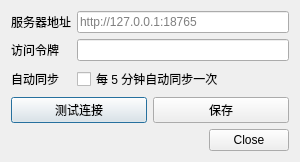
<?xml version="1.0" encoding="UTF-8"?>
<ui version="4.0">
 <class>SyncSettingsDialog</class>
 <widget class="QDialog" name="SyncSettingsDialog">
  <property name="geometry">
   <rect>
    <x>0</x>
    <y>0</y>
    <width>300</width>
    <height>151</height>
   </rect>
  </property>
  <property name="windowTitle">
   <string>同步设置</string>
  </property>
  <layout class="QFormLayout" name="formLayout">
   <item row="0" column="0">
    <widget class="QLabel" name="labelUrl">
     <property name="text">
      <string>服务器地址</string>
     </property>
    </widget>
   </item>
   <item row="0" column="1">
    <widget class="QLineEdit" name="editServerUrl">
     <property name="placeholderText">
      <string>http://127.0.0.1:18765</string>
     </property>
    </widget>
   </item>
   <item row="1" column="0">
    <widget class="QLabel" name="labelToken">
     <property name="text">
      <string>访问令牌</string>
     </property>
    </widget>
   </item>
   <item row="1" column="1">
    <widget class="QLineEdit" name="editAccessToken"/>
   </item>
   <item row="2" column="0">
    <widget class="QLabel" name="labelAuto">
     <property name="text">
      <string>自动同步</string>
     </property>
    </widget>
   </item>
   <item row="2" column="1">
    <widget class="QCheckBox" name="checkAutoSync">
     <property name="text">
      <string>每 5 分钟自动同步一次</string>
     </property>
    </widget>
   </item>
   <item row="3" column="0" colspan="2">
    <layout class="QHBoxLayout" name="buttonLayout">
     <item>
      <widget class="QPushButton" name="btnTest">
       <property name="text">
        <string>测试连接</string>
       </property>
      </widget>
     </item>
     <item>
      <widget class="QPushButton" name="btnSave">
       <property name="text">
        <string>保存</string>
       </property>
      </widget>
     </item>
    </layout>
   </item>
   <item row="4" column="0" colspan="2">
    <widget class="QDialogButtonBox" name="buttonBox">
     <property name="orientation">
      <enum>Qt::Orientation::Horizontal</enum>
     </property>
     <property name="standardButtons">
      <set>QDialogButtonBox::StandardButton::Close</set>
     </property>
    </widget>
   </item>
  </layout>
 </widget>
 <resources/>
 <connections>
  <connection>
   <sender>buttonBox</sender>
   <signal>rejected()</signal>
   <receiver>SyncSettingsDialog</receiver>
   <slot>reject()</slot>
   <hints>
    <hint type="sourcelabel">
     <x>20</x>
     <y>20</y>
    </hint>
    <hint type="destinationlabel">
     <x>20</x>
     <y>20</y>
    </hint>
   </hints>
  </connection>
 </connections>
</ui>
